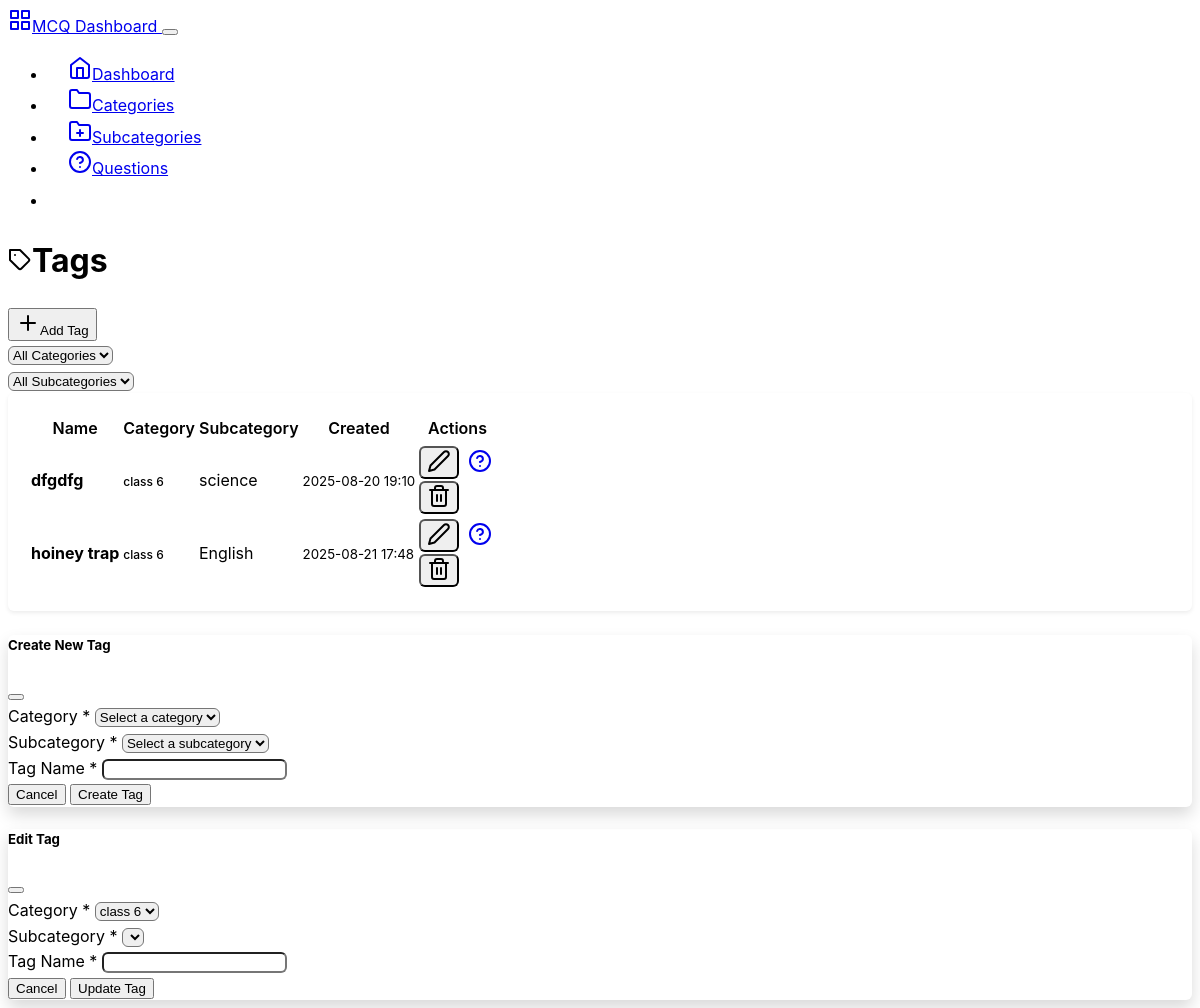
The page /backend/tags on the database its author committed.
### mcqbox/model.py (models this page shows, shortened)
class Tag(db.Model):
    id = db.Column(db.Integer, primary_key=True)
    name = db.Column(db.String(50), nullable=False)
    category_id = db.Column(db.Integer, db.ForeignKey('category.id'), nullable=False)
    category = db.relationship('Category', backref=db.backref('tags', lazy=True))
    subcategory_id = db.Column(db.Integer, db.ForeignKey('subcategory.id'), nullable=True)
    subcategory = db.relationship('Subcategory', backref=db.backref('tags', lazy=True))
    created_at = db.Column(db.DateTime, server_default=db.func.now())

class Category(db.Model):
    id = db.Column(db.Integer, primary_key=True)
    name = db.Column(db.String(50), nullable=False, unique=True)
    description = db.Column(db.String(200), nullable=True)
    created_at = db.Column(db.DateTime, server_default=db.func.now())
    updated_at = db.Column(db.DateTime, server_default=db.func.now(), onupdate=db.func.now())

class Subcategory(db.Model):
    id = db.Column(db.Integer, primary_key=True)
    name = db.Column(db.String(50), nullable=False)
    category_id = db.Column(db.Integer, db.ForeignKey('category.id'), nullable=False)
    category = db.relationship('Category', backref=db.backref('subcategories', lazy=True))
    description = db.Column(db.String(200), nullable=True)
    created_at = db.Column(db.DateTime, server_default=db.func.now())
    updated_at = db.Column(db.DateTime, server_default=db.func.now(), onupdate=db.func.now())

### mcqbox/backend/route.py (the view)
@app.route('/backend/tags')
def tags():
    category_id = request.args.get('category_id', type=int)
    subcategory_id = request.args.get('subcategory_id', type=int)
    categories = Category.query.all()
    if category_id:
        subcategories_list = Subcategory.query.filter_by(category_id=category_id).all()
        tag = Tag.query.filter_by(category_id=category_id, subcategory_id= subcategory_id).all()
    else:
        tag = Tag.query.all()
        subcategories_list = []
    return render_template('tags.html',
                            tags = tag,
                           categories=categories,
                           selected_category=category_id,
                            selected_subcategory=subcategory_id,
                             subcategories=subcategories_list
                           )

### mcqbox/backend/templates/tags.html (shortened to what this page needs)
{% extends "base.html" %}
{% block content %}
<div class="row">
    <div class="col-12">
        <div class="d-flex justify-content-between align-items-center mb-4">
            <h1><i data-feather="tag" class="me-2"></i>Tags</h1>
            <button class="btn btn-primary" data-bs-toggle="modal" data-bs-target="#createTagModal">
                <i data-feather="plus" class="me-2"></i>Add Tag
            </button>
        </div>
    </div>
</div>
<div class="row mb-3">
    <div class="col-12">
        <form method="GET" id="filterForm">
            <div class="row">
                <div class="col-md-3">
                    <select name="category_id" class="form-select" id="categorySelect" onchange="updateSubcategories()">
                        <option value="">All Categories</option>
                    </select>
                </div>
                <div class="col-md-3">
                    <select name="subcategory_id" class="form-select" id="subcategorySelect"
                        onchange="this.form.submit()">
                        <option value="">All Subcategories</option>
                    </select>
                </div>
            </div>
        </form>
    </div>
</div>
<div class="row">
    <div class="col-12">
        <div class="card">
            <div class="card-body">
                {% if tags %}
                <div class="table-responsive">
                    <table class="table table-hover">
                        <thead>
                            <tr>
                                <th>Name</th>
                                <th>Category</th>
                                <th>Subcategory</th>
                                <th>Created</th>
                                <th class="text-end">Actions</th>
                            </tr>
                        </thead>
                        <tbody>
                            {% for tag in tags %}
                            <tr>
                                <td>
                                    <strong>{{ tag.name }}</strong>
                                </td>
                                <td>
                                    <span class="badge bg-secondary">
                                        {{ tag.category.name if tag.category.name else 'Unknown' }}
                                    </span>
                                </td>
                                <td>
                                    <span class="text-muted">
                                        {{ tag.subcategory.name if tag.subcategory else 'Unknown' }}
                                    </span>
                                </td>
                                <td>
                                    <small class="text-muted">{{ tag.created_at.strftime('%Y-%m-%d %H:%M') }}</small>
                                </td>
                                <td class="text-end">
                                    <div class="btn-group" role="group">
                                        <button class="btn btn-sm btn-outline-secondary"
                                            onclick="editTag('{{ tag.id }}', '{{ tag.name }}', {{ tag.category_id }}, {{ tag.subcategory_id }})"
                                            data-bs-toggle="modal" data-bs-target="#editTagModal">
                                            <i data-feather="edit-2"></i>
                                        </button>
                                        <a href="{{ url_for('questions', tag_id=tag.id) }}"
                                            class="btn btn-sm btn-outline-primary">
                                            <i data-feather="help-circle"></i>
                                        </a>
                                        <form method="POST" action="{{ url_for('delete_tag', tag_id=tag.id) }}"
                                            class="d-inline"
                                            onsubmit="return confirm('Are you sure? This will delete all questions in this subcategory.')">
                                            <button type="submit" class="btn btn-sm btn-outline-danger">
                                                <i data-feather="trash-2"></i>
                                            </button>
                                        </form>
                                    </div>
                                </td>
                            </tr>
                            {% endfor %}
                        </tbody>
                    </table>
                </div>
                {% endif %}
            </div>
        </div>
    </div>
</div>
<div class="modal fade" id="createTagModal" tabindex="-1" aria-hidden="true">
    <div class="modal-dialog">
        <div class="modal-content">
            <form method="POST" action="{{ url_for('create_tag') }}">
                <div class="modal-header">
                    <h5 class="modal-title">Create New Tag</h5>
                    <button type="button" class="btn-close" data-bs-dismiss="modal"></button>
                </div>
                <div class="modal-body">
                    <div class="mb-3">
                        <label for="createCategoryId" class="form-label">Category *</label>
                        <select class="form-select" id="createCategoryId" name="category_id"
                            onchange="updateCreateSubcategories()" required>
                            <option value="">Select a category</option>
                        </select>
                    </div>
                    <div class="mb-3">
                        <label for="createSubcategoryId" class="form-label">Subcategory *</label>
                        <select class="form-select" id="createSubcategoryId" name="subcategory_id" required>
                            <option value="">Select a subcategory</option>
                        </select>
                    </div>
                    <div class="mb-3">
                        <label for="name" class="form-label">Tag Name *</label>
                        <input type="text" class="form-control" id="name" name="name" required>
                    </div>
                </div>
                <div class="modal-footer">
                    <button type="button" class="btn btn-secondary" data-bs-dismiss="modal">Cancel</button>
                    <button type="submit" class="btn btn-primary">Create Tag</button>
                </div>
            </form>
        </div>
    </div>
</div>
<div class="modal fade" id="editTagModal" tabindex="-1">
    <div class="modal-dialog">
        <div class="modal-content">
            <form method="POST" id="editTagForm">
                <div class="modal-header">
                    <h5 class="modal-title">Edit Tag</h5>
                    <button type="button" class="btn-close" data-bs-dismiss="modal"></button>
                </div>
                <div class="modal-body">
                    <div class="mb-3">
                        <label for="editCategoryId" class="form-label">Category *</label>
                        <select class="form-select" id="editCategoryId" name="category_id"
                            onchange="updateEditSubcategories(this.value)" required>
                            {% for category in categories %}
                            <option value="{{ category.id }}">{{ category.name }}</option>
                            {% endfor %}
                        </select>
                    </div>
                    <div class="mb-3">
                        <label for="editSubcategoryId" class="form-label">Subcategory *</label>
                        <select class="form-select" id="editSubcategoryId" name="subcategory_id" required>
                        </select>
                    </div>
                    <div class="mb-3">
                        <label for="editName" class="form-label">Tag Name *</label>
                        <input type="text" class="form-control" id="editName" name="name" required>
                    </div>
                </div>
                <div class="modal-footer">
                    <button type="button" class="btn btn-secondary" data-bs-dismiss="modal">Cancel</button>
                    <button type="submit" class="btn btn-primary">Update Tag</button>
                </div>
            </form>
        </div>
    </div>
</div>
{%endblock%}

### mcqbox/backend/static/css/custom.css (style rules this page uses)
:root { --sidebar-width: 250px; --header-height: 70px; --border-radius: 0.375rem; --box-shadow: 0 0.125rem 0.25rem rgba(0, 0, 0, 0.075); --box-shadow-lg: 0 0.5rem 1rem rgba(0, 0, 0, 0.15); }
body { font-family: -apple-system, BlinkMacSystemFont, "Segoe UI", Roboto, "Helvetica Neue", Arial, sans-serif; line-height: 1.6; }
.card { border-radius: var(--border-radius); box-shadow: var(--box-shadow); margin-bottom: 1.5rem; }
.card-body { padding: 1.25rem; }
.table { margin-bottom: 0; }
.table th { border-top: none; font-weight: 600; color: var(--bs-body-color); background-color: var(--bs-secondary-bg); }
.btn-group .btn { border-radius: var(--border-radius) !important; margin-right: 0.25rem; }
.btn-group .btn:last-child { margin-right: 0; }
.modal-content { border-radius: var(--border-radius); box-shadow: var(--box-shadow-lg); }
.modal-header { border-bottom: 1px solid var(--bs-border-color); }
.modal-footer { border-top: 1px solid var(--bs-border-color); }
.form-control, .form-select { border-radius: var(--border-radius); }
.badge { font-size: 0.75rem; font-weight: 500; }

### rows shown on the page
Tag: name "dfgdfg", category "class 6", subcategory "science", created_at "2025-08-20 19:10"
Tag: name "hoiney trap", category "class 6", subcategory "English", created_at "2025-08-21 17:48"

### other values the page prints
form field category_id "class 6"
